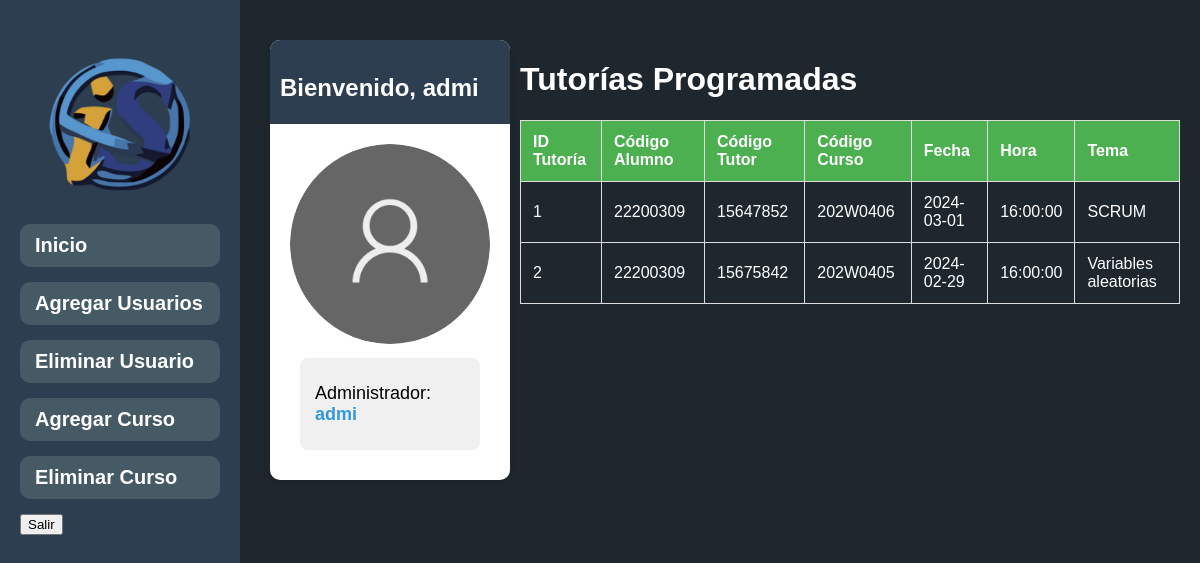
/dashboard_administrador.php (signed in), run on the app's committed database.
### dashboard_administrador.php (the view, shortened to what this page needs)
<?php
include 'conn/connection.php';
$nombre_usuario = $_SESSION['nombre'];
try {
    $stmt = $conn->prepare("SELECT ruta_foto FROM usuarios WHERE nombre_usuario = :nombre_usuario");
    $stmt->bindParam(':nombre_usuario', $nombre_usuario);
    $stmt->execute();
    if ($stmt->rowCount() > 0) {
        $resultado = $stmt->fetch(PDO::FETCH_ASSOC);
        $ruta_foto = empty($resultado['ruta_foto']) ? 'ruta/por/defecto/foto.jpg' : $resultado['ruta_foto'];
    } else {
        $ruta_foto = 'ruta/por/defecto/foto.jpg';
    }
} catch(PDOException $e) {
    $ruta_foto = 'ruta/error/foto.jpg';
}
?>
<!DOCTYPE html>
<html lang="es">
<head>
    <link rel="stylesheet" type="text/css" href="css/style_Administrador.css">
</head>
<body>
    <div class="container">
        <div class="sidebar" id="sidebar">
            <div class="sidebar-logo">
                <img src="fisi.png" alt="Logo Facultad">
            </div>
            <ul>
                <li><a href="dashboard_administrador.php">Inicio</a></li>
                <li><a href="agregar_usuarios.php">Agregar Usuarios</a></li>
                <li><a href="eliminar_usuario.php">Eliminar Usuario</a></li>
                <li><a href="agregar_curso.php">Agregar Curso</a></li>
                <li><a href="eliminar_curso.php">Eliminar Curso</a></li>
                <li><button onclick="showPopup()">Salir</button></li>
            </ul>
        </div>
        <div class="main-content">
            <?php
            if (isset($_SESSION['nombre'])) {
                echo "<div class='user-info card'>";
                echo "<div class='card-header'><h3>Bienvenido, $nombre_usuario</h3></div>";
                echo "<div class='card-body'>";
                echo "<div class='user-photo'>";
                if (file_exists($ruta_foto) && is_readable($ruta_foto)) {
                    echo "<img src='$ruta_foto' alt='Foto del usuario'>";
                } else {
                    echo "<img src='foto_default.png' alt='Foto del usuario por defecto'>";
                }
                echo "</div>";
                echo "<div class='admin-info'>";
                echo "<p>Administrador: <span>$nombre_usuario</span></p>";
                echo "</div>";
                echo "</div>";
                echo "</div>";
            } else {
                echo "<p>Por favor, inicia sesión para ver tus datos.</p>";
            }
            ?>
            <div class="table-container">
                <h1>Tutorías Programadas</h1>
                <table>
                    <thead>
                        <tr>
                            <th>ID Tutoría</th>
                            <th>Código Alumno</th>
                            <th>Código Tutor</th>
                            <th>Código Curso</th>
                            <th>Fecha</th>
                            <th>Hora</th>
                            <th>Tema</th>
                        </tr>
                    </thead>
                    <tbody>
                        <?php
                        $conexion = new mysqli("localhost", "pma", "", "sma_unayoe");
                        $consulta_tutorias = $conexion->query("SELECT * FROM tutoría");
                        while ($fila = $consulta_tutorias->fetch_assoc()) {
                            echo "<tr>";
                            echo "<td>" . $fila['id_tutoria'] . "</td>";
                            echo "<td>" . $fila['codalumno'] . "</td>";
                            echo "<td>" . $fila['codtutor'] . "</td>";
                            echo "<td>" . $fila['codcurso'] . "</td>";
                            echo "<td>" . $fila['fecha'] . "</td>";
                            echo "<td>" . $fila['hora'] . "</td>";
                            echo "<td>" . $fila['tema'] . "</td>";
                            echo "</tr>";
                        }
                        ?>
                    </tbody>
                </table>
            </div>
        </div>
    </div>
</body>
</html>

### css/style_Administrador.css (style rules this page uses)
.admin-info { background-color: #f0f0f0; padding: 15px; margin: 10px; border-radius: 8px; }
.admin-info p { margin: 5px 0; }
.admin-info span { font-weight: bold; color: #007bff; }
body { background-color: #1e272e; font-family: Arial, sans-serif; margin: 0; padding: 0; }
.container { display: flex; min-height: 100vh; }
.sidebar { background-color: #2c3e50; color: #fff; padding: 20px; width: 200px; transition: width 0.5s; overflow-x: hidden; }
.sidebar ul { list-style: none; padding: 0; margin: 0; visibility: visible; opacity: 1; transition: opacity 0.5s; }
.sidebar li { margin-bottom: 15px; }
.sidebar a { color: #fff; text-decoration: none; font-size: 20px; font-weight: bold; display: block; padding: 10px 15px; border-radius: 10px; transition: background-color 0.3s; background-color: #455a64; }
.sidebar-logo { text-align: center; margin-bottom: 20px; transition: all 0.5s; }
.sidebar-logo img { max-width: 150px; margin-top: 30px; transition: all 0.5s; }
.main-content { background-color: #1e272e; padding: 20px; flex: 1; }
.welcome-message, .status-summary, .card-header { margin-bottom: 20px; border-bottom: 2px solid #2c3e50; padding-bottom: 10px; color: #fff; }
.status-summary h3, .card-header h3 { font-size: 1.5em; margin-bottom: 10px; }
.status-summary p, .card-body p { font-size: 18px; margin: 10px 0; color: #000; }
.status-summary p span, .card-body p span { font-weight: bold; color: #3498db; }
.card { background-color: #fff; border-radius: 10px; box-shadow: 0 4px 8px rgba(0, 0, 0, 0.1); margin-bottom: 20px; }
.card-header { background-color: #2c3e50; color: #fff; padding: 10px; border-top-left-radius: 10px; border-top-right-radius: 10px; }
.card-header { margin: 0; }
.card-body { padding: 20px; }

### dashboard_administrador.php (style rules this page uses)
.main-content { display: flex; align-items: flex-start; justify-content: space-between; flex-direction: row; }
.user-info { max-width: 600px; margin-left: 10px; margin-top: 20px; }
.user-photo img { max-width: 200px; max-height: 200px; border-radius: 50%; }
.table-container { max-width: 800px; margin-top: 20px; margin-left: 10px; color: #fff; }
table { width: 100%; border-collapse: collapse; margin-top: 20px; }
th, td { border: 1px solid #ddd; padding: 12px; text-align: left; }
th { background-color: #4caf50; color: white; }
h1 { color: #fff; }

### data on the page
tutoría: id_tutoria "1", codalumno "22200309", codtutor "15647852", codcurso "202W0406", fecha "2024-03-01", hora "16:00:00", tema "SCRUM"
tutoría: id_tutoria "2", codalumno "22200309", codtutor "15675842", codcurso "202W0405", fecha "2024-02-29", hora "16:00:00", tema "Variables aleatorias"

### other printed values
$nombre_usuario "admi"
